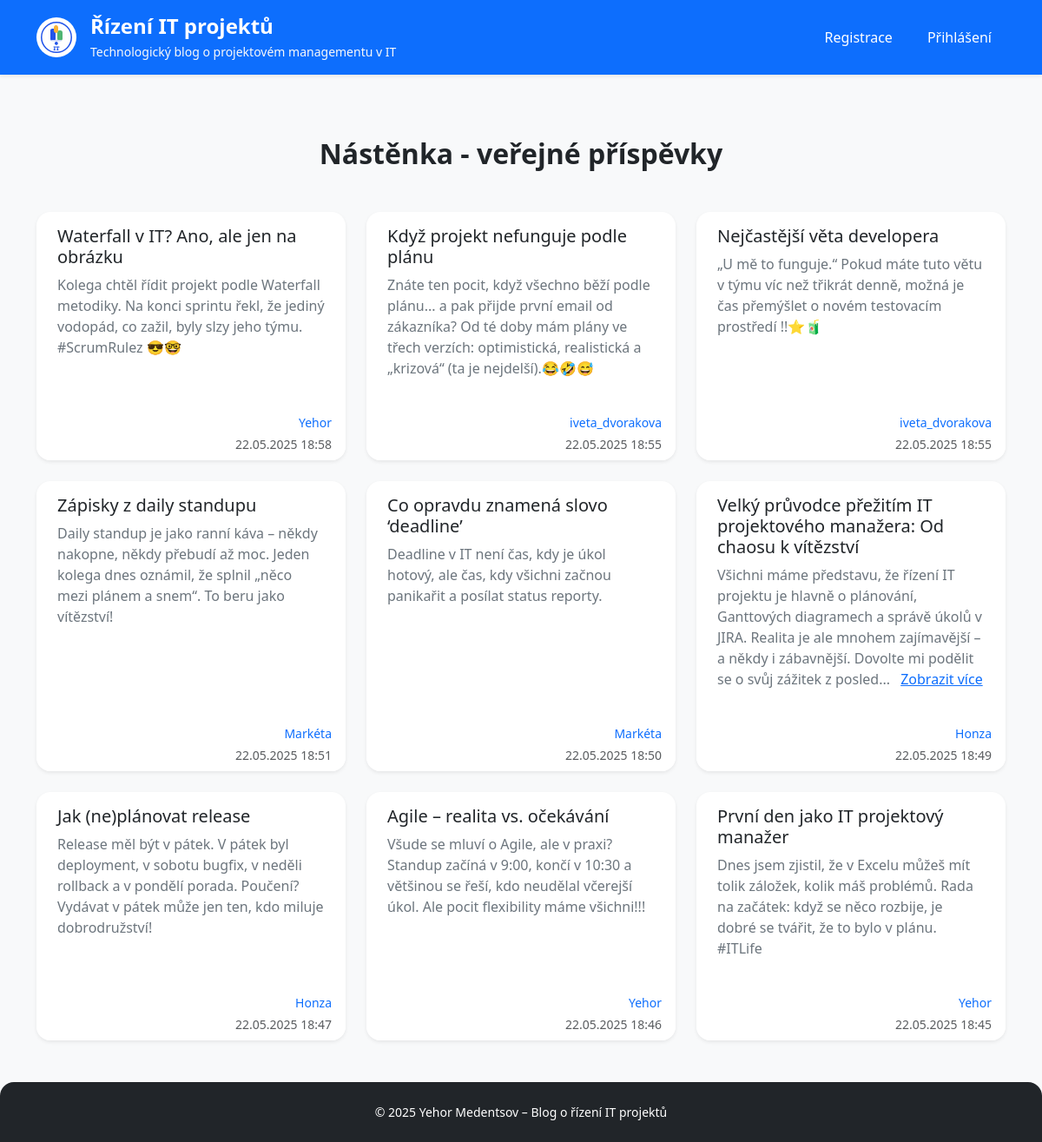
Screenshot of /ViewsPr/articles/nastenka.php with the database file from the repository.
### tables this page shows
CREATE TABLE `blog_posts` (
  `id` int(11) NOT NULL,
  `user_id` int(11) NOT NULL,
  `title` varchar(255) NOT NULL,
  `content` text NOT NULL,
  `created_at` timestamp NOT NULL DEFAULT current_timestamp(),
  `updated_at` timestamp NOT NULL DEFAULT current_timestamp() ON UPDATE current_timestamp()
);

CREATE TABLE `blog_users` (
  `id` int(11) NOT NULL,
  `username` varchar(100) NOT NULL,
  `email` varchar(255) NOT NULL,
  `password` varchar(255) NOT NULL,
  `role` enum('user','admin') DEFAULT 'user',
  `created_at` timestamp NOT NULL DEFAULT current_timestamp()
);

### ControllersPr/PostController.php (called while the page is built, shortened)
<?php
require_once __DIR__ . '/../ModelsPr/database.php';
require_once __DIR__ . '/../ModelsPr/post.php';
class PostController
{
    private $db;
     public function __construct() {
        $database = new Database();
        $this->db = $database->getConnection();
    }
    public function getPublicPosts() {
        $postModel = new Post($this->db);
        return $postModel->getAll();
    }
}

### ModelsPr/database.php (called while the page is built, shortened)
<?php
class Database {
    private $host = "localhost";
    private $db_name = "wa_2025_ym_01";
    private $username = "root";
    private $password = "";
    public function getConnection() {
        $this->conn = null;
        try {
            $this->conn = new PDO("mysql:host=" . $this->host . ";dbname=" . $this->db_name, $this->username, $this->password);
            $this->conn->setAttribute(PDO::ATTR_ERRMODE, PDO::ERRMODE_EXCEPTION);
        } catch (PDOException $exception) {
            echo "Chyba připojení: " . $exception->getMessage();
        }
        return $this->conn;
    }
}

### ModelsPr/post.php (called while the page is built, shortened)
<?php
class Post {
    private $conn;
    public function __construct($db) {
        $this->conn = $db;
    }
public function getAll() {
    try {
        $query = "SELECT blog_posts.*, blog_users.username
                  FROM blog_posts
                  JOIN blog_users ON blog_posts.user_id = blog_users.id
                  ORDER BY blog_posts.created_at DESC";
        $stmt = $this->conn->prepare($query);
        $stmt->execute();
        return $stmt->fetchAll(PDO::FETCH_ASSOC);
    } catch (PDOException $e) {
        echo "Chyba při načítání veřejných příspěvků: " . $e->getMessage();
        return [];
    }
}
}
?>

### ViewsPr/articles/nastenka.php (the view, shortened to what this page needs)
<?php
require_once '../../ControllersPr/PostController.php';
$controller = new PostController();
$posts = $controller->getPublicPosts();
?>
<!DOCTYPE html>
<html lang="cs">
<head>
  <link href="https://cdn.jsdelivr.net/npm/bootstrap@5.3.0/dist/css/bootstrap.min.css" rel="stylesheet" />
</head>
<body class="d-flex flex-column min-vh-100 bg-light">
  <header class="bg-primary text-white shadow-sm mb-4">
    <div class="container py-3 d-flex flex-wrap align-items-center justify-content-between rounded-4">
      <div class="d-flex align-items-center mb-2 mb-lg-0 gap-3">
        <div class="rounded-circle bg-white d-flex align-items-center justify-content-center" style="width:46px; height:46px;">
            <img src="../../imagess/Logo.svg">
        </div>
        <div>
          <h1 class="fs-4 mb-1 fw-bold text-white">
            <a href="blog_home.php" class="text-white text-decoration-none d-inline-block">Řízení IT projektů</a>
          </h1>
          <p class="mb-0 small text-light">Technologický blog o projektovém managementu v IT</p>
        </div>
      </div>
      <nav class="nav nav-pills flex-row gap-2">
          <?php if (isset($_SESSION['user_id'])): ?>
           <a href="post_list.php" class="nav-link text-white px-3">Moje příspěvky</a>
          <a href="../../ControllersPr/logout.php" class="nav-link text-white px-3">Odhlásit se</a>
          <?php else: ?>
        <a href="../authPr/register.php" class="nav-link text-white px-3">Registrace</a>
        <a href="../authPr/login.php" class="nav-link text-white px-3">Přihlášení</a>
          <?php endif; ?>
      </nav>
    </div>
  </header>
  <main class="flex-grow-1 py-5">
  <div class="container">
   <h2 class="mb-5 text-center text-dark fw-semibold">Nástěnka - veřejné příspěvky</h2>
    <?php if (!empty($posts)): ?>
      <div class="row row-cols-1 row-cols-md-2 row-cols-lg-3 g-4">
        <?php foreach ($posts as $post): ?>
          <div class="col">
            <div class="card h-100 shadow-sm border-0 rounded-4">
              <div class="card-body px-4 py-3">
                <h5 class="card-title mb-2 text-dark"><?= htmlspecialchars($post['title']) ?></h5>
                <?php if (mb_strlen($post['content']) > 220): ?>
                  <p class="card-text mb-3 text-secondary" id="short-<?= $post['id'] ?>">
                    <?= nl2br(htmlspecialchars(mb_strimwidth($post['content'], 0, 220, '...'))) ?>
                    <a href="#" onclick="togglePost(<?= $post['id'] ?>); return false;" class="ms-2 text-primary">Zobrazit více</a>
                  </p>
                <?php else: ?>
                  <p class="card-text mb-3 text-secondary">
                    <?= nl2br(htmlspecialchars($post['content'])) ?>
                  </p>
                <?php endif; ?>
              </div>
              <div class="card-footer bg-white border-0 rounded-bottom-4 text-end">
                <div class="small mb-1 text-primary fw-medium">
                  <?= htmlspecialchars($post['username']) ?>
                </div>
                <div class="small text-muted">
                  <?= htmlspecialchars(date('d.m.Y H:i', strtotime($post['created_at']))) ?>
                </div>
              </div>
            </div>
          </div>
        <?php endforeach; ?>
      </div>
    <?php else: ?>
      <div class="alert alert-info text-center">Žádný příspěvek zatím nebyl přidán.</div>
    <?php endif; ?>
  </div>
</main>
  <footer class="text-center py-4 mt-auto bg-dark text-white rounded-top-4">
    <div class="container small">
      &copy; 2025 Yehor Medentsov – Blog o řízení IT projektů
    </div>
  </footer>
</body>
</html>

### rows the page displays
blog_posts: title "Waterfall v IT? Ano, ale jen na obrázku", content "Kolega chtěl řídit projekt podle Waterfall metodiky. Na konci sprintu řekl, že jediný vodopád, co zažil, byly slzy jeho týmu. #ScrumRulez 😎🤓", user.username "Yehor", created_at "22.05.2025 18:58"
blog_posts: title "Když projekt nefunguje podle plánu", content "Znáte ten pocit, když všechno běží podle plánu... a pak přijde první email od zákazníka? Od té doby mám plány ve třech verzích: optimistická, realistická a „krizová“ (ta je nejdelší).😂🤣😅", user.username "iveta_dvorakova", created_at "22.05.2025 18:55"
blog_posts: title "Nejčastější věta developera", content "„U mě to funguje.“ Pokud máte tuto větu v týmu víc než třikrát denně, možná je čas přemýšlet o novém testovacím prostředí !!⭐️🧃", user.username "iveta_dvorakova", created_at "22.05.2025 18:55"
blog_posts: title "Zápisky z daily standupu", content "Daily standup je jako ranní káva – někdy nakopne, někdy přebudí až moc. Jeden kolega dnes oznámil, že splnil „něco mezi plánem a snem“. To beru jako vítězství!", user.username "Markéta", created_at "22.05.2025 18:51"
blog_posts: title "Co opravdu znamená slovo ‘deadline’", content "Deadline v IT není čas, kdy je úkol hotový, ale čas, kdy všichni začnou panikařit a posílat status reporty.", user.username "Markéta", created_at "22.05.2025 18:50"
blog_posts: title "Velký průvodce přežitím IT projektového manažera: Od chaosu k vítězství", content "Všichni máme představu, že řízení IT projektu je hlavně o plánování, Ganttových diagramech a správě úkolů v JIRA. Realita je ale mnohem zajímavější – a někdy i zábavnější. Dovolte mi podělit se o svůj zážitek z posled...", user.username "Honza", created_at "22.05.2025 18:49"
blog_posts: title "Jak (ne)plánovat release", content "Release měl být v pátek. V pátek byl deployment, v sobotu bugfix, v neděli rollback a v pondělí porada. Poučení? Vydávat v pátek může jen ten, kdo miluje dobrodružství!", user.username "Honza", created_at "22.05.2025 18:47"
blog_posts: title "Agile – realita vs. očekávání", content "Všude se mluví o Agile, ale v praxi? Standup začíná v 9:00, končí v 10:30 a většinou se řeší, kdo neudělal včerejší úkol. Ale pocit flexibility máme všichni!!!", user.username "Yehor", created_at "22.05.2025 18:46"
blog_posts: title "První den jako IT projektový manažer", content "Dnes jsem zjistil, že v Excelu můžeš mít tolik záložek, kolik máš problémů. Rada na začátek: když se něco rozbije, je dobré se tvářit, že to bylo v plánu. #ITLife", user.username "Yehor", created_at "22.05.2025 18:45"
